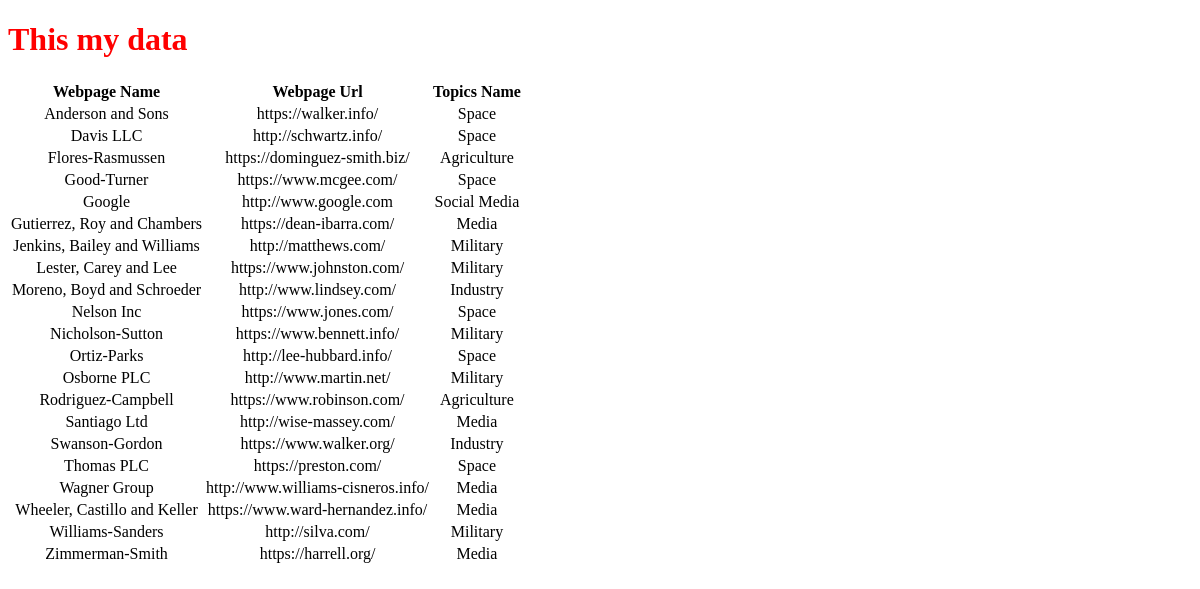
The page /testapp/webdata/ on the database as committed earlier.
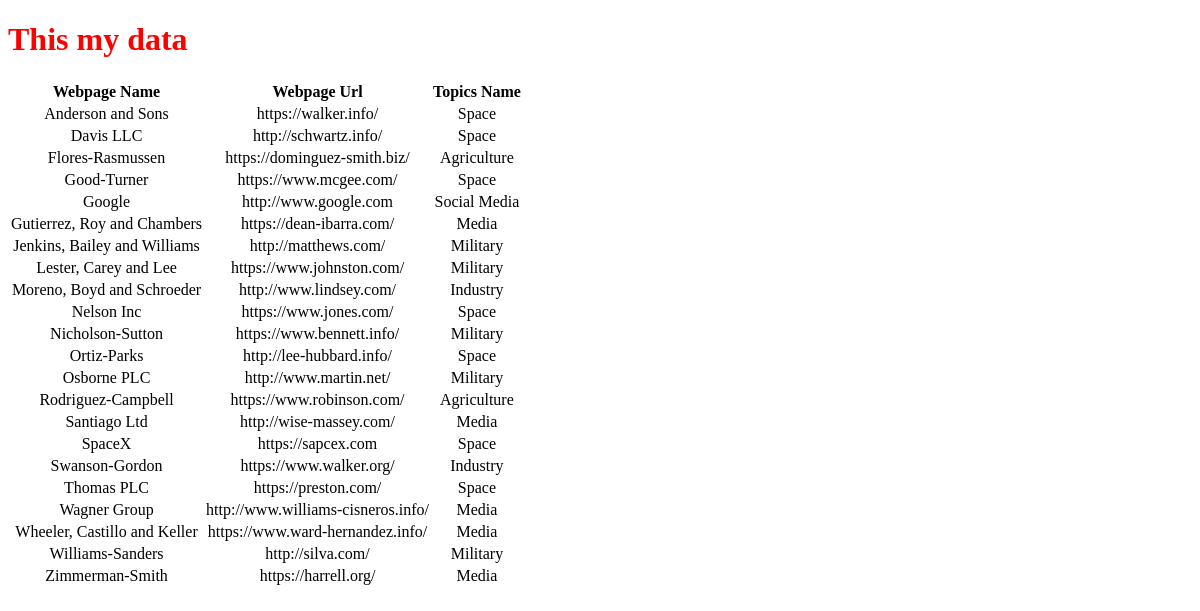
The same page on the database as committed later.
### testapp/models.py (models this page shows, shortened)
class Webpage(models.Model):
    topic = models.ForeignKey('Topic', on_delete=models.CASCADE,)
    name = models.CharField(max_length=264,unique=True)
    url = models.URLField(unique=True)

class Topic(models.Model):
    top_name = models.CharField(max_length=264,unique=True)
    def __str__(self):
        return self.top_name

### testapp/views.py (the view)
# urls.py: path('webdata/', views.allwebdata, name='web-table'),
def allwebdata(request):
    all_web_records = Webpage.objects.order_by('name')
    web_dict = {'all_records': all_web_records}
    return render(request, 'webdata.html', context=web_dict)

### templates/webdata.html (shortened to what this page needs)
<!DOCTYPE html>
{% load staticfiles %}
<html lang="en" dir="ltr">
  <head>
    <link rel="stylesheet" href="{% static "files/css/style.css" %}">
  </head>
  <body>
    <h1>This my data</h1>
    {% if all_records %}
      <table>
        <thead>
          <tr>
            <th>Webpage Name</th>
            <th>Webpage Url</th>
            <th>Topics Name</th>
          </tr>
        </thead>
        <tbody>
          {% for dts in all_records %}
            <tr>
              <td>{{ dts.name }}</td>
              <td>{{ dts.url }}</td>
              <td>{{ dts.topic }}</td>
            </tr>
          {% endfor %}
        </tbody>
      </table>
      {% else %}
        <p>There is no data</p>
    {% endif %}
  </body>
</html>

### static/files/css/style.css (style rules this page uses)
h1 { color: red; }
tr > td { text-align: center; }

Rows that differ between the two databases and show on the page:
added Webpage: name "SpaceX", url "https://sapcex.com", topic "Space"
